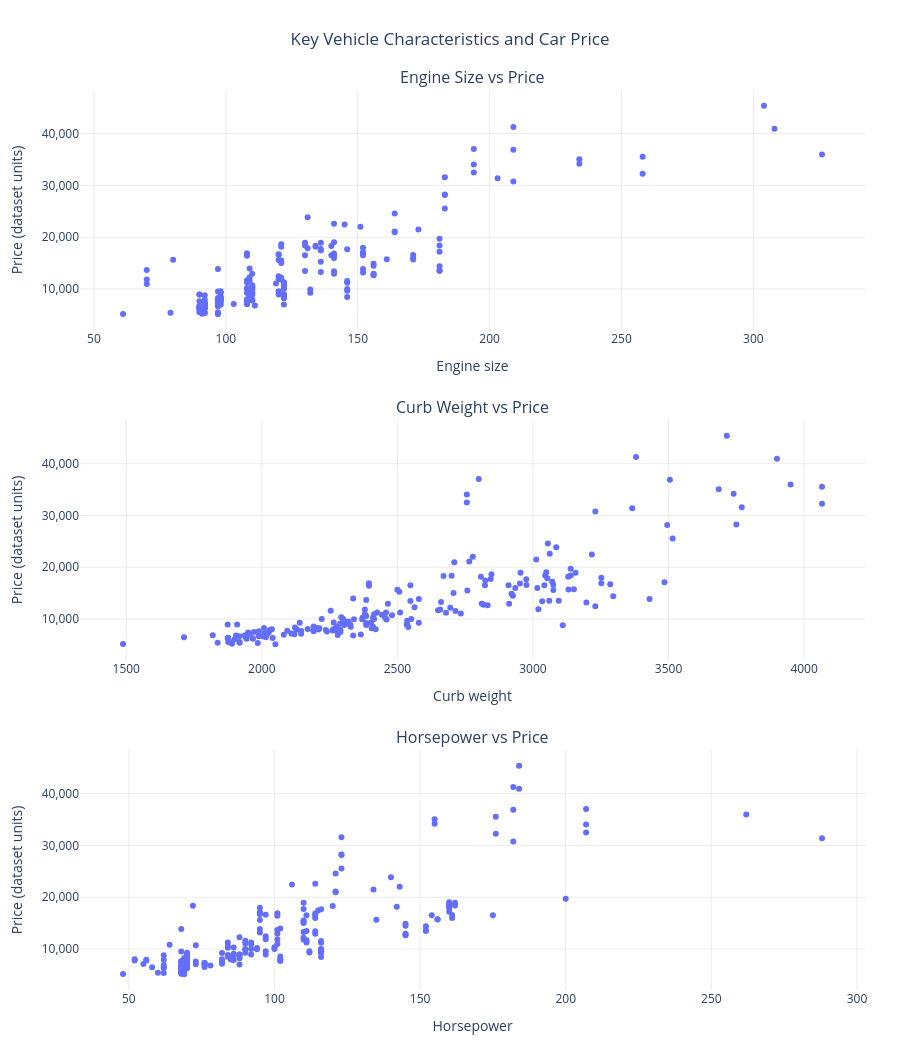

This figure's notebook cell:
### Markdown cell above
## Comparing Key Vehicle Characteristics with Price

The correlation analysis identified engine size, curb weight, and horsepower as numerical features with strong positive correlations with vehicle price.

Three interactive scatter plots are used to examine these relationships side by side. This comparison helps reveal overall patterns, variation between vehicles, potential clusters, and unusual observations.

The visual analysis provides further insight into the relationships identified by the correlation analysis. However, correlation and visual patterns alone do not establish causation or determine predictive performance.

### Code cell
# Use a vertical stack instead of three narrow panels so labels and patterns are easier to read
from plotly.subplots import make_subplots

fig = make_subplots(
    rows=3, cols=1,
    subplot_titles=("Engine Size vs Price", "Curb Weight vs Price", "Horsepower vs Price"),
    vertical_spacing=0.10
)
plot_specs = [
    ("enginesize", "Engine size", 1),
    ("curbweight", "Curb weight", 2),
    ("horsepower", "Horsepower", 3)
]
for feature, label, row in plot_specs:
    scatter = px.scatter(
        df, x=feature, y="price", hover_data=["car_model"],
        labels={feature: label, "price": "Price (dataset units)", "car_model": "Car model"}
    )
    fig.add_trace(scatter.data[0], row=row, col=1)
    fig.update_xaxes(title_text=label, row=row, col=1, showgrid=True, gridcolor="rgba(0,0,0,0.08)")
    fig.update_yaxes(title_text="Price (dataset units)", row=row, col=1, tickformat=",.0f",
                     showgrid=True, gridcolor="rgba(0,0,0,0.08)")

fig.update_layout(
    title={"text": "Key Vehicle Characteristics and Car Price", "x": 0.5},
    template="plotly_white", height=1050, width=900, showlegend=False,
    margin={"l": 80, "r": 35, "t": 90, "b": 60},
    font={"size": 12}
)
fig.show()

### Figure 1 — Plotly figure (JSON) as saved in the notebook; plotly's stock layout.template omitted (floating-point values rounded to 4 significant figures; data arrays with more than 128 entries replaced by an {"elided": "..."} marker saying what was removed)
{"data": [{"customdata": {"elided": "205x1 str values"}, "hovertemplate": "Engine size=%{x}<br>Price (dataset units)=%{y}<br>Car model=%{customdata[0]}<extra></extra>", "legendgroup": "", "marker": {"color": "#636efa", "symbol": "circle"}, "mode": "markers", "name": "", "orientation": "v", "showlegend": false, "type": "scatter", "x": {"elided": "205 int values"}, "xaxis": "x", "y": {"elided": "205 float values"}, "yaxis": "y"}, {"customdata": {"elided": "205x1 str values"}, "hovertemplate": "Curb weight=%{x}<br>Price (dataset units)=%{y}<br>Car model=%{customdata[0]}<extra></extra>", "legendgroup": "", "marker": {"color": "#636efa", "symbol": "circle"}, "mode": "markers", "name": "", "orientation": "v", "showlegend": false, "type": "scatter", "x": {"elided": "205 int values"}, "xaxis": "x2", "y": {"elided": "205 float values"}, "yaxis": "y2"}, {"customdata": {"elided": "205x1 str values"}, "hovertemplate": "Horsepower=%{x}<br>Price (dataset units)=%{y}<br>Car model=%{customdata[0]}<extra></extra>", "legendgroup": "", "marker": {"color": "#636efa", "symbol": "circle"}, "mode": "markers", "name": "", "orientation": "v", "showlegend": false, "type": "scatter", "x": {"elided": "205 int values"}, "xaxis": "x3", "y": {"elided": "205 float values"}, "yaxis": "y3"}], "layout": {"annotations": [{"font": {"size": 16}, "showarrow": false, "text": "Engine Size vs Price", "x": 0.5, "xanchor": "center", "xref": "paper", "y": 1, "yanchor": "bottom", "yref": "paper"}, {"font": {"size": 16}, "showarrow": false, "text": "Curb Weight vs Price", "x": 0.5, "xanchor": "center", "xref": "paper", "y": 0.6333, "yanchor": "bottom", "yref": "paper"}, {"font": {"size": 16}, "showarrow": false, "text": "Horsepower vs Price", "x": 0.5, "xanchor": "center", "xref": "paper", "y": 0.2667, "yanchor": "bottom", "yref": "paper"}], "font": {"size": 12}, "height": 1050, "margin": {"b": 60, "l": 80, "r": 35, "t": 90}, "showlegend": false, "title": {"text": "Key Vehicle Characteristics and Car Price", "x": 0.5}, "width": 900, "xaxis": {"anchor": "y", "domain": [0, 1], "gridcolor": "rgba(0,0,0,0.08)", "showgrid": true, "title": {"text": "Engine size"}}, "xaxis2": {"anchor": "y2", "domain": [0, 1], "gridcolor": "rgba(0,0,0,0.08)", "showgrid": true, "title": {"text": "Curb weight"}}, "xaxis3": {"anchor": "y3", "domain": [0, 1], "gridcolor": "rgba(0,0,0,0.08)", "showgrid": true, "title": {"text": "Horsepower"}}, "yaxis": {"anchor": "x", "domain": [0.7333, 1], "gridcolor": "rgba(0,0,0,0.08)", "showgrid": true, "tickformat": ",.0f", "title": {"text": "Price (dataset units)"}}, "yaxis2": {"anchor": "x2", "domain": [0.3667, 0.6333], "gridcolor": "rgba(0,0,0,0.08)", "showgrid": true, "tickformat": ",.0f", "title": {"text": "Price (dataset units)"}}, "yaxis3": {"anchor": "x3", "domain": [0, 0.2667], "gridcolor": "rgba(0,0,0,0.08)", "showgrid": true, "tickformat": ",.0f", "title": {"text": "Price (dataset units)"}}}}
